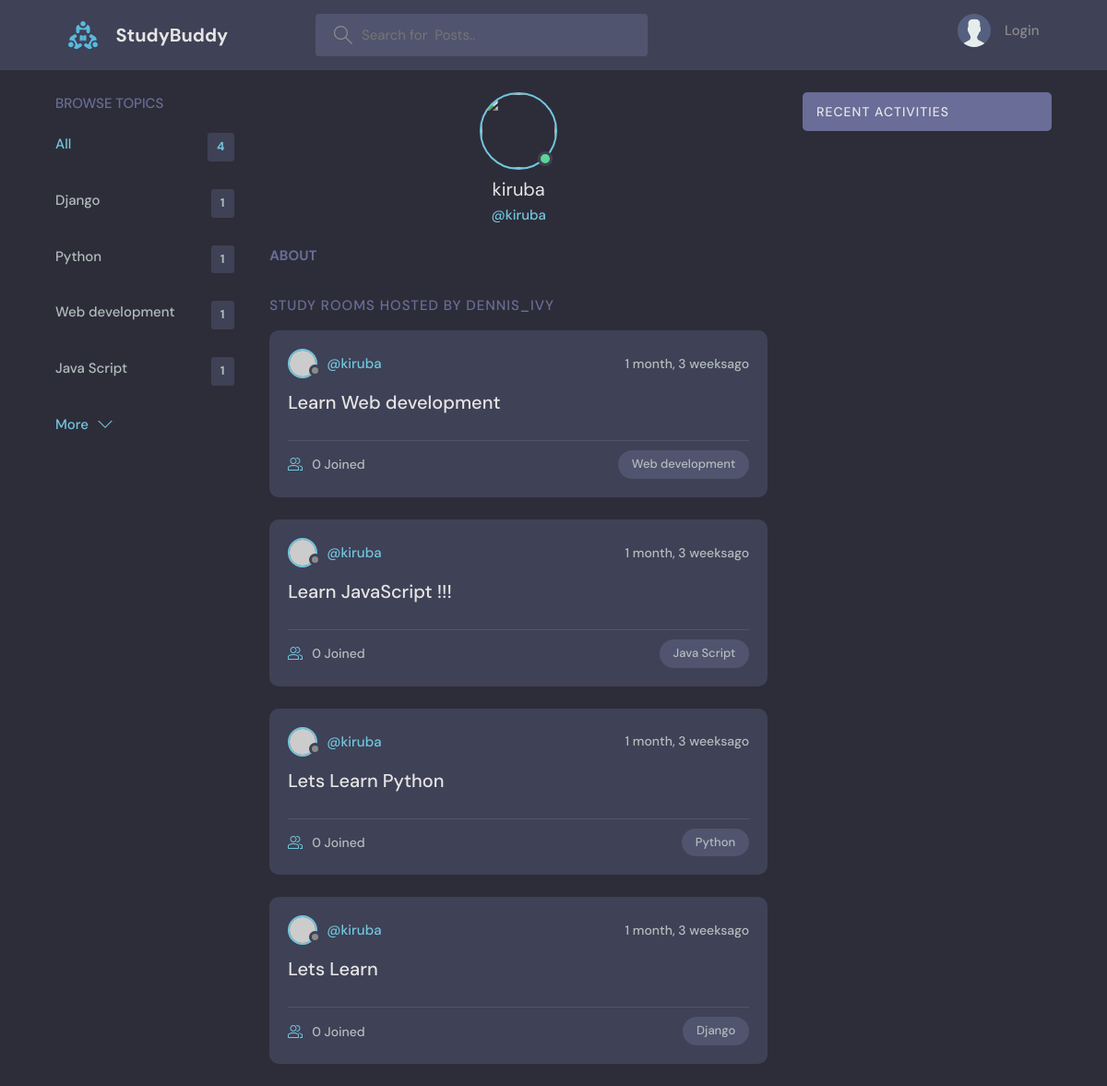
/profile/1, run on an earlier commit of the app's database.
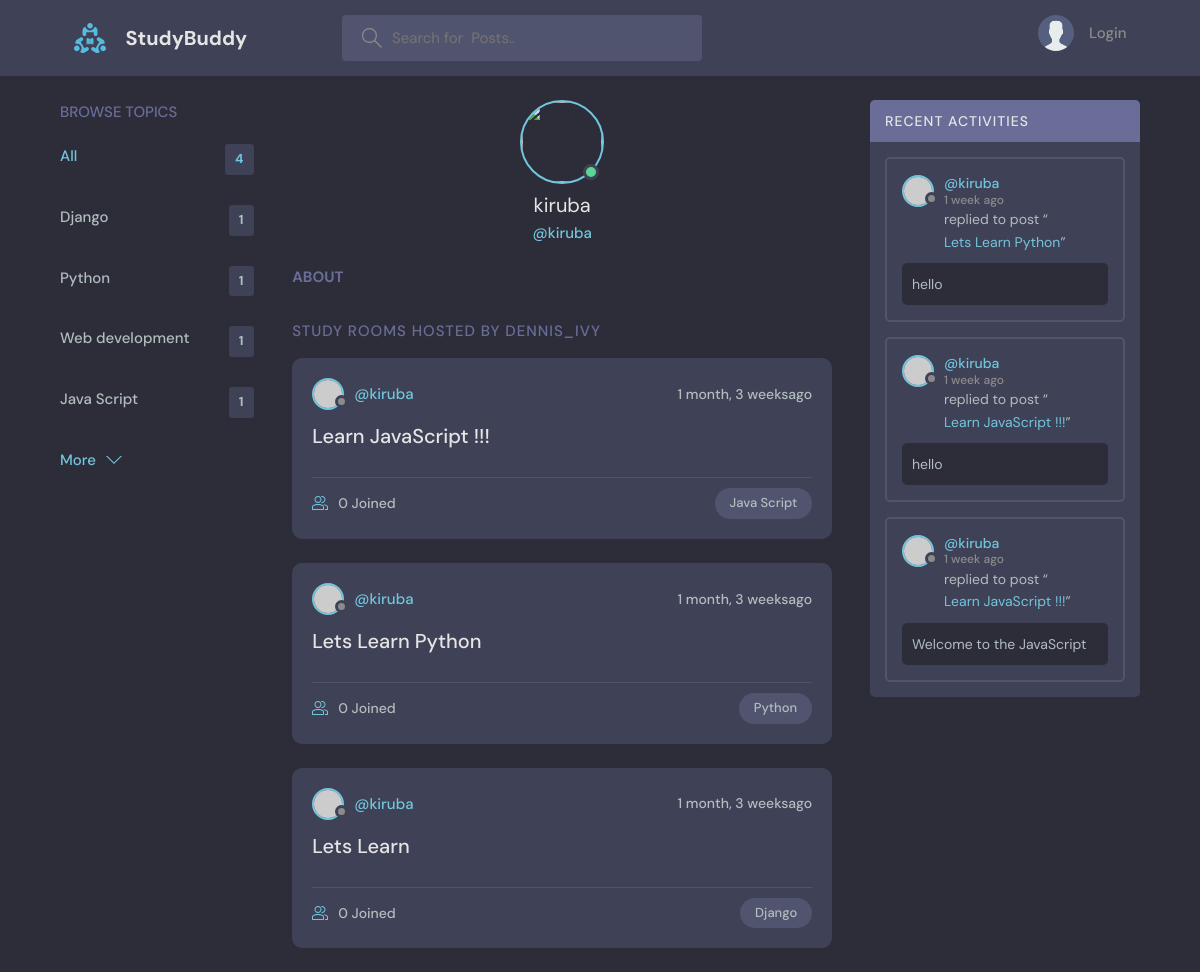
And on a later commit of the database.
### secondapp/models.py (models this page shows, shortened)
class Topic(models.Model):
    topic=models.CharField(max_length=201)

class Room(models.Model):
    host=models.ForeignKey(User,on_delete=models.SET_NULL,null=True)
    topic=models.ForeignKey(Topic,on_delete=models.SET_NULL,null=True)
    name=models.CharField(max_length=200)
    participants=models.ManyToManyField(User,related_name='participants',blank=True)
    description=models.TextField(null=True, blank=True)
    updated=models.DateTimeField(auto_now=True)#actively updated when submit
    created=models.DateTimeField(auto_now_add=True) #added once created
    class Meta:
        ordering=['-updated','-created']
    def __str__(self):
        return str(self.name)

class Messages(models.Model):
    user=models.ForeignKey(User,on_delete=models.CASCADE)
    room=models.ForeignKey(Room,on_delete=models.CASCADE)#on_Delete says that if the Room delete then all the child also deleted
    body=models.TextField()
    updated=models.DateTimeField(auto_now=True)#actively updated when submit
    created=models.DateTimeField(auto_now_add=True) #added once created
    class Meta:
        ordering=['-updated','-created']

### secondapp/views.py (the view)
# urls.py: path('profile/<str:pk>',views.userProfile,name="user-profile")
def userProfile(request,pk):
    user=User.objects.get(id=pk)
    rooms=user.room_set.all()
    topics=Topic.objects.all()
    room_messages=user.messages_set.all()
    context={'user':user,'rooms':rooms,'topics':topics,'room_messages':room_messages}
    return render(request,'secondapp/profile.html',context)

### secondapp/templates/secondapp/profile.html (shortened to what this page needs)
{% extends 'main.html' %}
{% block content %}
<main class="profile-page layout layout--3">
  <div class="container">
    {% include 'secondapp/topic_components.html' %}
    <div class="roomList">
      <div class="profile">
        <div class="profile__avatar">
          <div class="avatar avatar--large active">
            <img src="{{user.avatar.url}}" />
          </div>
        </div>
        <div class="profile__info">
          <h3>{{user.username}}</h3>
          <p>@{{user.username}}</p>
        </div>
        <div class="profile__about">
          <h3>About</h3>
        </div>
      </div>
      <div class="roomList__header">
        <div>
          <h2>Study Rooms Hosted by dennis_ivy</a>
          </h2>
        </div>
      </div>
      {% include 'secondapp/feed_components.html' %}
    </div>
    {% include 'secondapp/activity_components.html' %}
  </div>
</main>
{% endblock content %}

### secondapp/templates/secondapp/topic_components.html
<div class="topics">
    <div class="topics__header">
      <h2>Browse Topics</h2>
    </div>
    <ul class="topics__list">
      <li>
        <a href="{% url 'home' %}" class="active">All <span>{{topics.count}}</span></a>
      </li>
      {% for topic in topics %}
      <li>
        <a href="{% url 'home' %}?q={{topic.topic}}">{{topic.topic}} <span>{{topic.room_set.all.count}}</span></a>
      </li>
      {% endfor %}
    </ul>
    <a class="btn btn--link" href="#">
      More
      <svg version="1.1" xmlns="http://www.w3.org/2000/svg" width="32" height="32" viewBox="0 0 32 32">
        <title>chevron-down</title>
        <path d="M16 21l-13-13h-3l16 16 16-16h-3l-13 13z"></path>
      </svg>
    </a>
  </div>

### secondapp/templates/secondapp/feed_components.html (shortened to what this page needs)
{% for name in rooms %}
<div class="roomListRoom">
    <div class="roomListRoom__header">
      <a href="{url 'user-profile' name.host.id%}" class="roomListRoom__author">
        <div class="avatar avatar--small">
          <img src="https://randomuser.me/api/portraits/women/11.jpg" />
        </div>
        <span>@{{name.host.username}}</span>
      </a>
      <div class="roomListRoom__actions">
        <span>{{name.created|timesince}}ago</span>
      </div>
    </div>
    <div class="roomListRoom__content">
      <a href="/room/{{name.id}}">{{name.name}}</a>
    </div>
    <div class="roomListRoom__meta">
      <a href="/room/{{name.id}}" class="roomListRoom__joined">
        {{name.participants.all.count}} Joined
      </a>
      <p class="roomListRoom__topic">{{name.topic.topic}}</p>
    </div>
  </div>
  {% endfor %}

### secondapp/templates/secondapp/activity_components.html (shortened to what this page needs)
<div class="activities">
    <div class="activities__header">
      <h2>Recent Activities</h2>
    </div>
    {% for message in room_messages %}
    <div class="activities__box">
      <div class="activities__boxHeader roomListRoom__header">
        <a href="{% url 'user-profile' message.user.id %}" class="roomListRoom__author">
          <div class="avatar avatar--small">
            <img src="https://randomuser.me/api/portraits/women/11.jpg" />
          </div>
          <p>
            @{{message.user}}
            <span>{{message.created|timesince}} ago</span>
          </p>
        </a>
      </div>
      <div class="activities__boxContent">
        <p>replied to post “<a href="{% url 'room' message.room.id %}">{{message.room}}</a>”</p>
        <div class="activities__boxRoomContent">
          {{message.body}}
        </div>
      </div>
    </div>
    {% endfor %}
</div>

What changed in the data, as far as the page shows it:
no longer on this page (row edited): Room: host.username "kiruba", created "1 month, 3 weeks", name "Learn Web development", participants.all.count "0", topic.topic "Web development"
added Messages: user "kiruba", created "1 week", room "Lets Learn Python", body "hello"
added Messages: user "kiruba", created "1 week", room "Learn JavaScript !!!", body "hello"
added Messages: user "kiruba", created "1 week", room "Learn JavaScript !!!", body "Welcome to the JavaScript"
